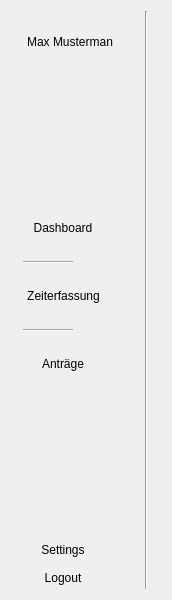
<?xml version="1.0" encoding="UTF-8"?>
<ui version="4.0">
 <class>Navbar</class>
 <widget class="QWidget" name="Navbar">
  <property name="geometry">
   <rect>
    <x>0</x>
    <y>0</y>
    <width>172</width>
    <height>600</height>
   </rect>
  </property>
  <property name="maximumSize">
   <size>
    <width>220</width>
    <height>16777215</height>
   </size>
  </property>
  <property name="windowTitle">
   <string>Form</string>
  </property>
  <property name="styleSheet">
   <string notr="true"/>
  </property>
  <layout class="QHBoxLayout" name="horizontalLayout">
   <item>
    <layout class="QVBoxLayout" name="verticalLayout_5">
     <item>
      <spacer name="verticalSpacer_3">
       <property name="orientation">
        <enum>Qt::Vertical</enum>
       </property>
       <property name="sizeType">
        <enum>QSizePolicy::Maximum</enum>
       </property>
       <property name="sizeHint" stdset="0">
        <size>
         <width>20</width>
         <height>20</height>
        </size>
       </property>
      </spacer>
     </item>
     <item>
      <widget class="QPushButton" name="username">
       <property name="sizePolicy">
        <sizepolicy hsizetype="Maximum" vsizetype="Fixed">
         <horstretch>0</horstretch>
         <verstretch>0</verstretch>
        </sizepolicy>
       </property>
       <property name="cursor">
        <cursorShape>PointingHandCursor</cursorShape>
       </property>
       <property name="text">
        <string>Max Musterman</string>
       </property>
       <property name="icon">
        <iconset resource="stylesheet.qrc">
         <normaloff>:/icons/account.svg</normaloff>:/icons/account.svg</iconset>
       </property>
       <property name="iconSize">
        <size>
         <width>28</width>
         <height>28</height>
        </size>
       </property>
       <property name="flat">
        <bool>true</bool>
       </property>
      </widget>
     </item>
     <item>
      <spacer name="verticalSpacer_8">
       <property name="orientation">
        <enum>Qt::Vertical</enum>
       </property>
       <property name="sizeHint" stdset="0">
        <size>
         <width>20</width>
         <height>40</height>
        </size>
       </property>
      </spacer>
     </item>
     <item>
      <layout class="QVBoxLayout" name="verticalLayout">
       <item>
        <widget class="QPushButton" name="nav_link1">
         <property name="sizePolicy">
          <sizepolicy hsizetype="Maximum" vsizetype="Fixed">
           <horstretch>0</horstretch>
           <verstretch>0</verstretch>
          </sizepolicy>
         </property>
         <property name="cursor">
          <cursorShape>PointingHandCursor</cursorShape>
         </property>
         <property name="text">
          <string>Dashboard</string>
         </property>
         <property name="icon">
          <iconset resource="stylesheet.qrc">
           <normaloff>:/icons/dashboard.svg</normaloff>:/icons/dashboard.svg</iconset>
         </property>
         <property name="iconSize">
          <size>
           <width>28</width>
           <height>28</height>
          </size>
         </property>
         <property name="flat">
          <bool>true</bool>
         </property>
        </widget>
       </item>
       <item>
        <spacer name="verticalSpacer_2">
         <property name="orientation">
          <enum>Qt::Vertical</enum>
         </property>
         <property name="sizeHint" stdset="0">
          <size>
           <width>20</width>
           <height>10</height>
          </size>
         </property>
        </spacer>
       </item>
       <item>
        <widget class="Line" name="line">
         <property name="maximumSize">
          <size>
           <width>50</width>
           <height>16777215</height>
          </size>
         </property>
         <property name="orientation">
          <enum>Qt::Horizontal</enum>
         </property>
        </widget>
       </item>
       <item>
        <spacer name="verticalSpacer_6">
         <property name="orientation">
          <enum>Qt::Vertical</enum>
         </property>
         <property name="sizeHint" stdset="0">
          <size>
           <width>20</width>
           <height>10</height>
          </size>
         </property>
        </spacer>
       </item>
       <item>
        <widget class="QPushButton" name="nav_link2">
         <property name="sizePolicy">
          <sizepolicy hsizetype="Maximum" vsizetype="Fixed">
           <horstretch>0</horstretch>
           <verstretch>0</verstretch>
          </sizepolicy>
         </property>
         <property name="text">
          <string>Zeiterfassung</string>
         </property>
         <property name="icon">
          <iconset resource="stylesheet.qrc">
           <normaloff>:/icons/zeit.svg</normaloff>:/icons/zeit.svg</iconset>
         </property>
         <property name="iconSize">
          <size>
           <width>28</width>
           <height>28</height>
          </size>
         </property>
         <property name="flat">
          <bool>true</bool>
         </property>
        </widget>
       </item>
       <item>
        <spacer name="verticalSpacer">
         <property name="orientation">
          <enum>Qt::Vertical</enum>
         </property>
         <property name="sizeHint" stdset="0">
          <size>
           <width>20</width>
           <height>10</height>
          </size>
         </property>
        </spacer>
       </item>
       <item>
        <widget class="Line" name="line_2">
         <property name="maximumSize">
          <size>
           <width>50</width>
           <height>16777215</height>
          </size>
         </property>
         <property name="orientation">
          <enum>Qt::Horizontal</enum>
         </property>
        </widget>
       </item>
       <item>
        <spacer name="verticalSpacer_7">
         <property name="orientation">
          <enum>Qt::Vertical</enum>
         </property>
         <property name="sizeHint" stdset="0">
          <size>
           <width>20</width>
           <height>10</height>
          </size>
         </property>
        </spacer>
       </item>
       <item>
        <widget class="QPushButton" name="nav_link3">
         <property name="sizePolicy">
          <sizepolicy hsizetype="Maximum" vsizetype="Fixed">
           <horstretch>0</horstretch>
           <verstretch>0</verstretch>
          </sizepolicy>
         </property>
         <property name="text">
          <string>Anträge</string>
         </property>
         <property name="icon">
          <iconset resource="stylesheet.qrc">
           <normaloff>:/icons/antrag.svg</normaloff>:/icons/antrag.svg</iconset>
         </property>
         <property name="iconSize">
          <size>
           <width>28</width>
           <height>28</height>
          </size>
         </property>
         <property name="flat">
          <bool>true</bool>
         </property>
        </widget>
       </item>
      </layout>
     </item>
     <item>
      <spacer name="verticalSpacer_5">
       <property name="orientation">
        <enum>Qt::Vertical</enum>
       </property>
       <property name="sizeHint" stdset="0">
        <size>
         <width>20</width>
         <height>15</height>
        </size>
       </property>
      </spacer>
     </item>
     <item>
      <widget class="QPushButton" name="pushButton">
       <property name="sizePolicy">
        <sizepolicy hsizetype="Maximum" vsizetype="Fixed">
         <horstretch>0</horstretch>
         <verstretch>0</verstretch>
        </sizepolicy>
       </property>
       <property name="text">
        <string>Settings</string>
       </property>
       <property name="icon">
        <iconset resource="stylesheet.qrc">
         <normaloff>:/icons/settings.svg</normaloff>:/icons/settings.svg</iconset>
       </property>
       <property name="iconSize">
        <size>
         <width>28</width>
         <height>28</height>
        </size>
       </property>
       <property name="flat">
        <bool>true</bool>
       </property>
      </widget>
     </item>
     <item>
      <widget class="QPushButton" name="pushButton_2">
       <property name="sizePolicy">
        <sizepolicy hsizetype="Maximum" vsizetype="Fixed">
         <horstretch>0</horstretch>
         <verstretch>0</verstretch>
        </sizepolicy>
       </property>
       <property name="text">
        <string>Logout</string>
       </property>
       <property name="icon">
        <iconset resource="stylesheet.qrc">
         <normaloff>:/icons/logout.svg</normaloff>:/icons/logout.svg</iconset>
       </property>
       <property name="iconSize">
        <size>
         <width>28</width>
         <height>28</height>
        </size>
       </property>
       <property name="flat">
        <bool>true</bool>
       </property>
      </widget>
     </item>
    </layout>
   </item>
   <item>
    <spacer name="horizontalSpacer">
     <property name="orientation">
      <enum>Qt::Horizontal</enum>
     </property>
     <property name="sizeType">
      <enum>QSizePolicy::Maximum</enum>
     </property>
     <property name="sizeHint" stdset="0">
      <size>
       <width>10</width>
       <height>20</height>
      </size>
     </property>
    </spacer>
   </item>
   <item>
    <widget class="Line" name="line_3">
     <property name="orientation">
      <enum>Qt::Vertical</enum>
     </property>
    </widget>
   </item>
  </layout>
 </widget>
 <resources>
  <include location="stylesheet.qrc"/>
 </resources>
 <connections/>
</ui>
